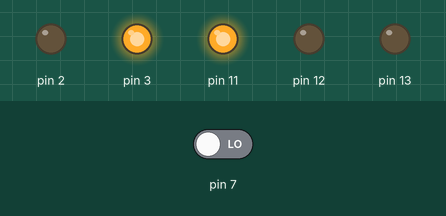
Simulated run of this sketch. Board: Arduino Uno, built with avr-gcc and run on an emulated ATmega328P. On the bench: output pins drawn as LEDs (lit = HIGH). Inputs (shaded band) come from the test bench; at power-on: pin 7 LOW.

Above: at 15.8 s.
15.9 s: pin 7 driven HIGH
At 18.0 s:
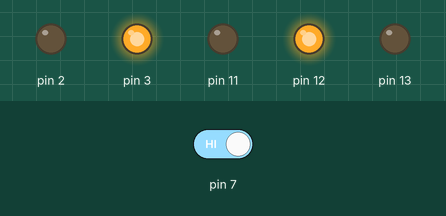
At 21.4 s:
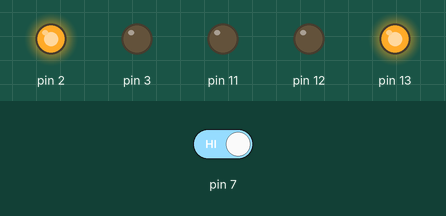
28.9 s: pin 7 driven LOW
At 34.1 s:
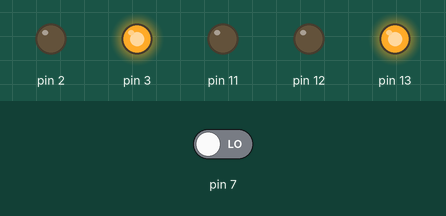
Timing chart, 0 to 42.4 s (numbered marks = the images above; inputs shaded):
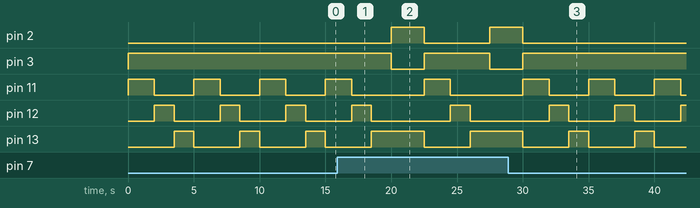

Measured:
- after the input at 15.9 s, pin 2: LOW → HIGH after 4.1 s, → LOW 2.5 s later, → HIGH 5.0 s later; pin 3: HIGH → LOW after 4.1 s, → HIGH 2.5 s later, → LOW 5.0 s later; pin 12: LOW → HIGH after 8.6 s, → LOW 1.5 s later
- after the input at 28.9 s, pin 2: goes on until 30.0 s, then stays LOW; pin 3: goes on until 30.0 s, then stays HIGH; pin 11: alternates HIGH for 2.0 s and LOW for 3.0 s, starting after 6.1 s; pin 12: LOW → HIGH after 8.1 s, → LOW 1.5 s later, → HIGH 3.5 s later; pin 13: HIGH → LOW after 6.1 s, → HIGH 3.5 s later, → LOW 1.5 s later
- by itself, pin 11: alternates HIGH for 2.0 s and LOW for 3.0 s
- by itself, pin 12, pin 13: alternates HIGH for 1.5 s and LOW for 3.5 s

The sketch:

semaforoCarros-Pedestres.ino
```cpp
void setup() {
  pinMode(2, OUTPUT);
  pinMode(3, OUTPUT);
  pinMode(11, OUTPUT);
  pinMode(12, OUTPUT);
  pinMode(13, OUTPUT);

  pinMode(7, INPUT);
}

void loop() {
    semaforoCarros();
    if(digitalRead(7) == HIGH){
      semaforoPedestres();
    }
}

void semaforoPedestres(){
    digitalWrite(13, HIGH);
    digitalWrite(2, HIGH);
    digitalWrite(3, LOW);
    delay(2500);
    digitalWrite(2, LOW);
    digitalWrite(3, HIGH);
}
void semaforoCarros(){
    digitalWrite(13, LOW);
    digitalWrite(3, HIGH); //Fechando o semaforo de pedestre
    digitalWrite(11, HIGH);  //Abre o semaforo de carros (led verde)
    delay(2000);
    digitalWrite(11, LOW); //Troca o semaforo de carros (apaga o led verde e liga o amarelo)
    digitalWrite(12, HIGH);
    delay(1500);
    digitalWrite(12, LOW);//Fecha o semaforo de carros (desliga o led amarelo e liga o vermelho)
    digitalWrite(13, HIGH);
    delay(1500);
}
```
